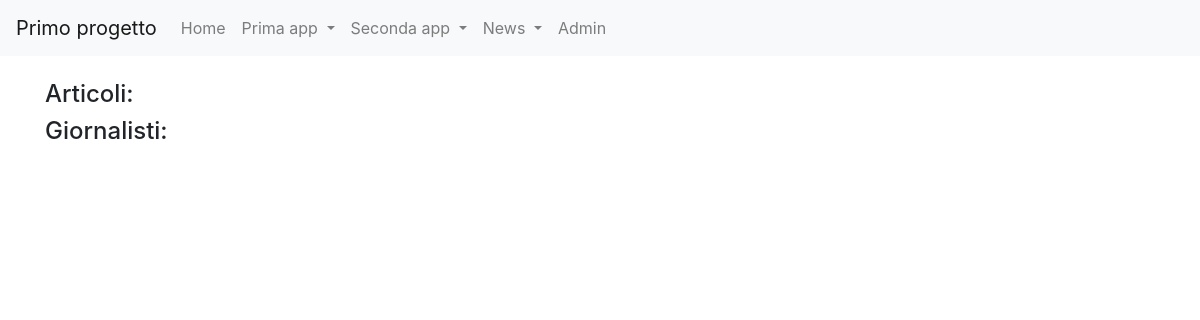
Before: /news/ with the older database file.
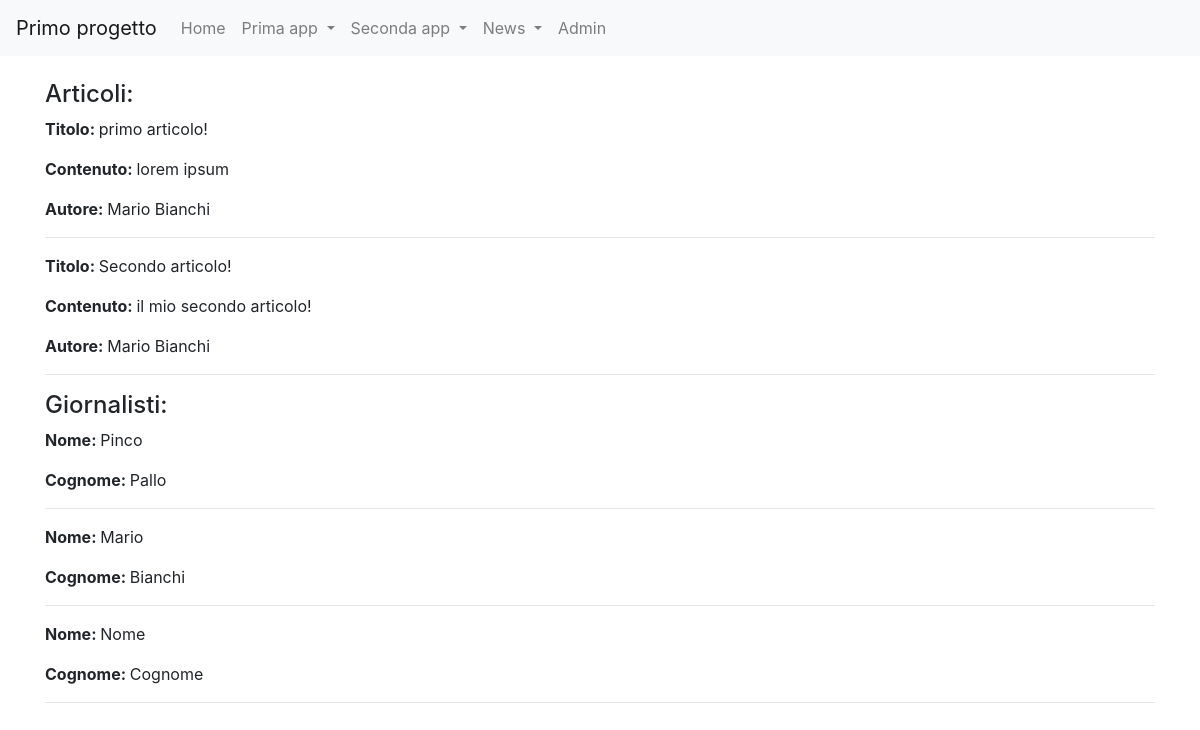
After: the same page with the newer database file.
### news/models.py (models this page shows)
class Article(models.Model):
    titolo = models.CharField(max_length=200)
    contenuto = models.TextField()
    giornalista = models.ForeignKey(Giornalista, on_delete=models.CASCADE, related_name='articoli')
    visualizzazioni = models.IntegerField(default=0)
    data_pubblicazione = models.DateField()
    def __str__(self):
        return self.titolo
    class Meta:
        verbose_name = "Articolo"
        verbose_name_plural = "Articoli"

class Giornalista(models.Model):
    nome = models.CharField(max_length=100)
    cognome = models.CharField(max_length=100)
    data_nascita = models.DateField()
    def __str__(self):
        return self.nome + " "+ self.cognome
    class Meta:
        verbose_name = "Giornalista"
        verbose_name_plural = "Giornalisti"

### news/views.py (the view)
# urls.py: path('', home, name='homeview'),
def home(request):
    Articles = Article.objects.all()
    Giornalisti = Giornalista.objects.all()
    context = {
        "articoli": Articles,
        "giornalisti": Giornalisti
    }
    print(context)
    return render(request, "news/homepage.html", context)

### news/templates/news/homepage.html (shortened to what this page needs)
{% extends 'base.html'%}
{%block content%}
  <h4>Articoli:</h4>
    {% for articolo in articoli %}
        <p><strong>Titolo: </strong>{{ articolo.titolo }}</p>
        <p><strong>Contenuto: </strong>{{ articolo.contenuto }}</p>
        <p><strong>Autore: </strong>{{ articolo.giornalista }}</p>
        <hr>
    {% endfor %}
  <h4>Giornalisti:</h4>
    {% for giornalista in giornalisti %}
        <p><strong>Nome: </strong>{{ giornalista.nome }}</p>
        <p><strong>Cognome: </strong>{{ giornalista.cognome }}</p>
        <hr>
    {% endfor %}
{%endblock content%}

Changed rows visible on the page:
added Article: titolo "primo articolo!", contenuto "lorem ipsum", giornalista "Mario Bianchi"
added Article: titolo "Secondo articolo!", contenuto "il mio secondo articolo!", giornalista "Mario Bianchi"
added Giornalista: nome "Pinco", cognome "Pallo"
added Giornalista: nome "Mario", cognome "Bianchi"
added Giornalista: nome "Nome", cognome "Cognome"
